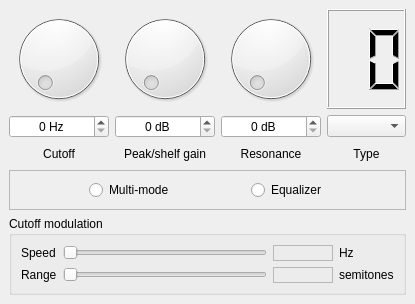
<?xml version="1.0" encoding="UTF-8"?>
<ui version="4.0">
 <class>DemoFiltersWindow</class>
 <widget class="QMainWindow" name="DemoFiltersWindow">
  <property name="geometry">
   <rect>
    <x>0</x>
    <y>0</y>
    <width>415</width>
    <height>304</height>
   </rect>
  </property>
  <widget class="QWidget" name="centralwidget">
   <layout class="QGridLayout" name="gridLayout_4">
    <item row="0" column="0">
     <widget class="QDial" name="dialCutoff"/>
    </item>
    <item row="0" column="1">
     <widget class="QDial" name="dialPkShGain"/>
    </item>
    <item row="0" column="2" rowspan="3">
     <widget class="QStackedWidget" name="stackedWidget">
      <property name="currentIndex">
       <number>0</number>
      </property>
      <widget class="QWidget" name="widget">
       <layout class="QGridLayout" name="gridLayout">
        <property name="leftMargin">
         <number>0</number>
        </property>
        <property name="topMargin">
         <number>0</number>
        </property>
        <property name="rightMargin">
         <number>0</number>
        </property>
        <property name="bottomMargin">
         <number>0</number>
        </property>
        <item row="0" column="0">
         <widget class="QDial" name="dialResonance"/>
        </item>
        <item row="0" column="1">
         <widget class="QLCDNumber" name="lcdType">
          <property name="digitCount">
           <number>2</number>
          </property>
         </widget>
        </item>
        <item row="1" column="0">
         <widget class="QSpinBox" name="spinResonance">
          <property name="alignment">
           <set>Qt::AlignCenter</set>
          </property>
          <property name="suffix">
           <string> dB</string>
          </property>
         </widget>
        </item>
        <item row="1" column="1">
         <widget class="QComboBox" name="comboBox"/>
        </item>
        <item row="2" column="0">
         <widget class="QLabel" name="label_2">
          <property name="text">
           <string>Resonance</string>
          </property>
          <property name="alignment">
           <set>Qt::AlignCenter</set>
          </property>
         </widget>
        </item>
        <item row="2" column="1">
         <widget class="QLabel" name="label_3">
          <property name="text">
           <string>Type</string>
          </property>
          <property name="alignment">
           <set>Qt::AlignCenter</set>
          </property>
         </widget>
        </item>
       </layout>
      </widget>
      <widget class="QWidget" name="widget_2">
       <layout class="QGridLayout" name="gridLayout_3">
        <property name="leftMargin">
         <number>0</number>
        </property>
        <property name="topMargin">
         <number>0</number>
        </property>
        <property name="rightMargin">
         <number>0</number>
        </property>
        <property name="bottomMargin">
         <number>0</number>
        </property>
        <item row="0" column="0">
         <widget class="QDial" name="dialBandwidth"/>
        </item>
        <item row="2" column="0">
         <widget class="QLabel" name="label_5">
          <property name="text">
           <string>Bandwidth</string>
          </property>
          <property name="alignment">
           <set>Qt::AlignCenter</set>
          </property>
         </widget>
        </item>
        <item row="1" column="0">
         <widget class="QSpinBox" name="spinBandwidth">
          <property name="alignment">
           <set>Qt::AlignCenter</set>
          </property>
          <property name="suffix">
           <string> oct</string>
          </property>
         </widget>
        </item>
        <item row="0" column="1" rowspan="3">
         <widget class="QWidget" name="widget_3" native="true"/>
        </item>
       </layout>
      </widget>
     </widget>
    </item>
    <item row="1" column="0">
     <widget class="QSpinBox" name="spinCutoff">
      <property name="alignment">
       <set>Qt::AlignCenter</set>
      </property>
      <property name="suffix">
       <string> Hz</string>
      </property>
     </widget>
    </item>
    <item row="1" column="1">
     <widget class="QSpinBox" name="spinPkShGain">
      <property name="alignment">
       <set>Qt::AlignCenter</set>
      </property>
      <property name="suffix">
       <string> dB</string>
      </property>
     </widget>
    </item>
    <item row="2" column="0">
     <widget class="QLabel" name="label">
      <property name="text">
       <string>Cutoff</string>
      </property>
      <property name="alignment">
       <set>Qt::AlignCenter</set>
      </property>
     </widget>
    </item>
    <item row="2" column="1">
     <widget class="QLabel" name="label_4">
      <property name="text">
       <string>Peak/shelf gain</string>
      </property>
      <property name="alignment">
       <set>Qt::AlignCenter</set>
      </property>
     </widget>
    </item>
    <item row="3" column="0" colspan="3">
     <widget class="QFrame" name="frame">
      <property name="frameShape">
       <enum>QFrame::StyledPanel</enum>
      </property>
      <property name="frameShadow">
       <enum>QFrame::Raised</enum>
      </property>
      <layout class="QHBoxLayout" name="horizontalLayout">
       <item>
        <spacer name="horizontalSpacer">
         <property name="orientation">
          <enum>Qt::Horizontal</enum>
         </property>
         <property name="sizeHint" stdset="0">
          <size>
           <width>40</width>
           <height>20</height>
          </size>
         </property>
        </spacer>
       </item>
       <item>
        <widget class="QRadioButton" name="btnMultiMode">
         <property name="text">
          <string>Multi-mode</string>
         </property>
        </widget>
       </item>
       <item>
        <spacer name="horizontalSpacer_3">
         <property name="orientation">
          <enum>Qt::Horizontal</enum>
         </property>
         <property name="sizeHint" stdset="0">
          <size>
           <width>40</width>
           <height>20</height>
          </size>
         </property>
        </spacer>
       </item>
       <item>
        <widget class="QRadioButton" name="btnEqMode">
         <property name="text">
          <string>Equalizer</string>
         </property>
        </widget>
       </item>
       <item>
        <spacer name="horizontalSpacer_2">
         <property name="orientation">
          <enum>Qt::Horizontal</enum>
         </property>
         <property name="sizeHint" stdset="0">
          <size>
           <width>40</width>
           <height>20</height>
          </size>
         </property>
        </spacer>
       </item>
      </layout>
     </widget>
    </item>
    <item row="4" column="0" colspan="3">
     <widget class="QGroupBox" name="groupBox">
      <property name="title">
       <string>Cutoff modulation</string>
      </property>
      <layout class="QGridLayout" name="gridLayout_2">
       <item row="0" column="0">
        <widget class="QLabel" name="label_6">
         <property name="text">
          <string>Speed</string>
         </property>
        </widget>
       </item>
       <item row="0" column="1">
        <widget class="QSlider" name="valCutoffModSpeed">
         <property name="orientation">
          <enum>Qt::Horizontal</enum>
         </property>
        </widget>
       </item>
       <item row="0" column="2">
        <widget class="QLabel" name="lblCutoffModSpeed">
         <property name="minimumSize">
          <size>
           <width>60</width>
           <height>0</height>
          </size>
         </property>
         <property name="frameShape">
          <enum>QFrame::StyledPanel</enum>
         </property>
        </widget>
       </item>
       <item row="0" column="3">
        <widget class="QLabel" name="label_8">
         <property name="text">
          <string>Hz</string>
         </property>
        </widget>
       </item>
       <item row="1" column="0">
        <widget class="QLabel" name="label_7">
         <property name="text">
          <string>Range</string>
         </property>
        </widget>
       </item>
       <item row="1" column="1">
        <widget class="QSlider" name="valCutoffModRange">
         <property name="orientation">
          <enum>Qt::Horizontal</enum>
         </property>
        </widget>
       </item>
       <item row="1" column="2">
        <widget class="QLabel" name="lblCutoffModRange">
         <property name="minimumSize">
          <size>
           <width>60</width>
           <height>0</height>
          </size>
         </property>
         <property name="frameShape">
          <enum>QFrame::StyledPanel</enum>
         </property>
        </widget>
       </item>
       <item row="1" column="3">
        <widget class="QLabel" name="label_9">
         <property name="text">
          <string>semitones</string>
         </property>
        </widget>
       </item>
      </layout>
     </widget>
    </item>
   </layout>
  </widget>
 </widget>
 <resources/>
 <connections/>
</ui>
